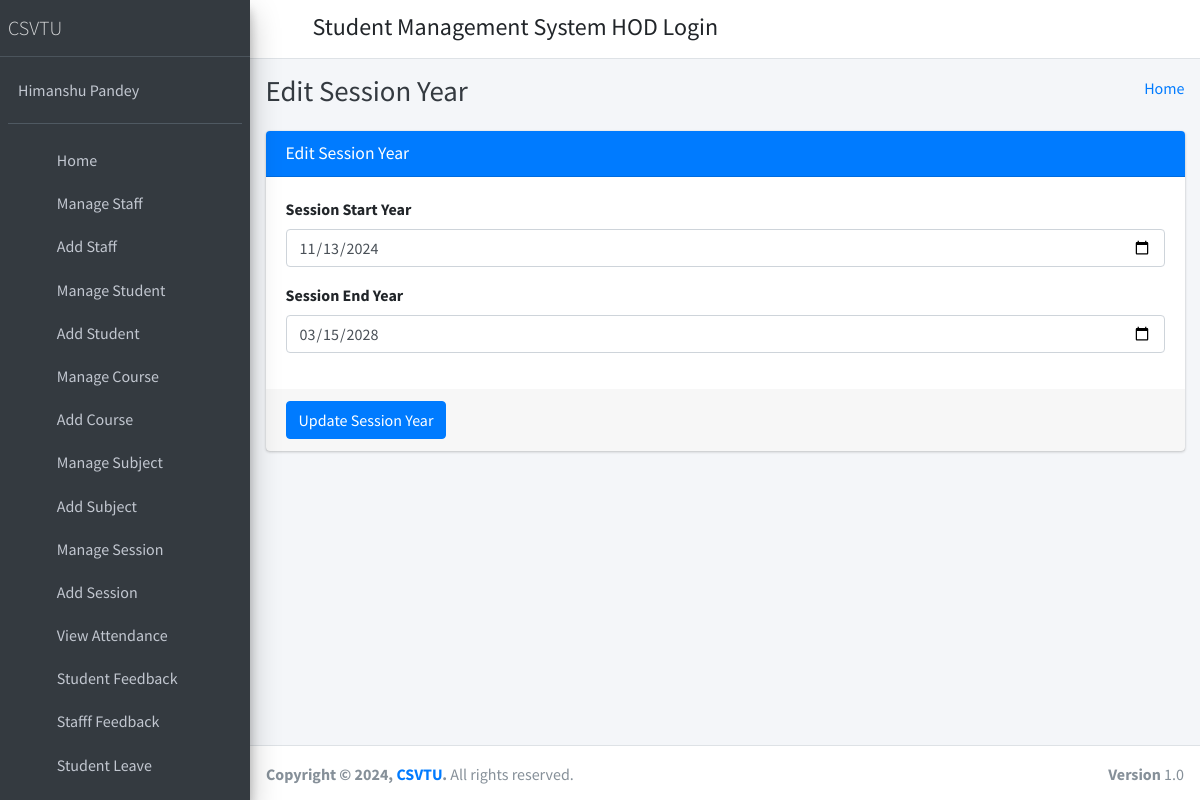
The app's page /edit_session/4 (signed in) with its own data.
### student_management_app/models.py (models this page shows)
class SessionYearModel(models.Model):
    id = models.AutoField(primary_key=True)
    session_start_year = models.DateField()
    session_end_year = models.DateField()
    objects = models.Manager()

### student_management_app/HodViews.py (the view)
# urls.py: path('edit_session/<session_id>', HodViews.edit_session, name="edit_session"),
def edit_session(request, session_id):
    session_year = SessionYearModel.objects.get(id=session_id)
    context = {
        "session_year": session_year
    }
    return render(request, "hod_template/edit_session_template.html", context)

### student_management_app/LoginCheckMiddleWare.py (called while the page is built, shortened)
    def process_view(self, request, view_func, view_args, view_kwargs):
        modulename = view_func.__module__
        user = request.user
        if user.is_authenticated:
            if user.user_type == "1":
                if modulename == "student_management_app.HodViews":
                    pass
                elif modulename == "student_management_app.views" or modulename == "django.views.static":
                    pass
                else:
                    return redirect("admin_home")
            else:
                return redirect("login")
        else:
            if request.path == reverse("login") or request.path == reverse("doLogin"):
                pass
            else:
                return redirect("login")

### student_management_app/templates/hod_template/edit_session_template.html (shortened to what this page needs)
{% extends 'hod_template/base_template.html' %}
{% block page_title %}
    Edit Session Year
{% endblock page_title %}
{% block main_content %}
{% load static %}
<section class="content">
        <div class="container-fluid">
            <div class="row">
                <div class="col-md-12">
                    <div class="card card-primary">
                    <div class="card-header">
                        <h3 class="card-title">Edit Session Year</h3>
                    </div>
                    <form role="form" method="POST" action="{% url 'edit_session_save' %}">
                        <div class="card-body">
                            <div class="form-group">
                                <label>Session Start Year </label>
                                <input type="date" class="form-control" name="session_start_year" value="{{ session_year.session_start_year|date:'Y-m-d' }}">
                            </div>
                            <div class="form-group">
                                <label>Session End Year </label>
                                <input type="date" class="form-control" name="session_end_year" value="{{ session_year.session_end_year|date:'Y-m-d' }}">
                            </div>
                        </div>
                        <div class="card-footer">
                        <button type="submit" class="btn btn-primary">Update Session Year</button>
                        </div>
                    </form>
                    </div>
                </div>
            </div>
        </div>
      </section>
  {% endblock main_content %}

### records on screen
SessionYearModel: session_start_year "11/13/2024", session_end_year "03/15/2028"
